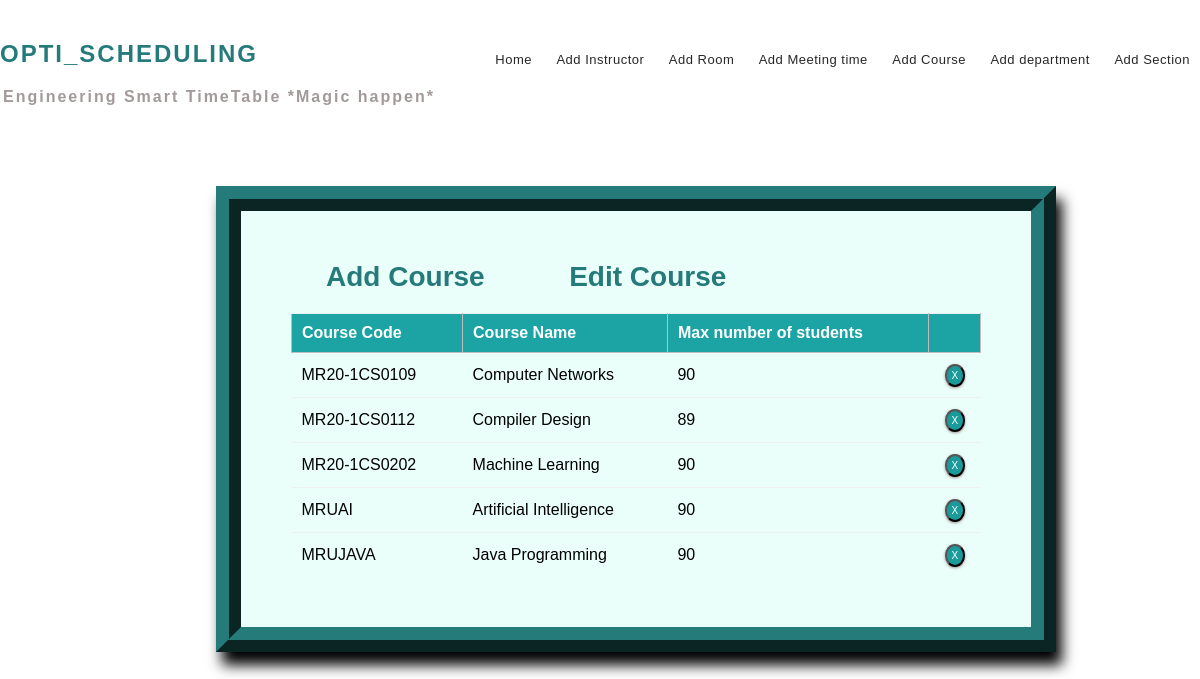
Page /course_list/ on the committed database.
### mm1/models.py (models this page shows, shortened)
class Course(models.Model):
    course_number = models.CharField(max_length=20, primary_key=True)
    course_name = models.CharField(max_length=40)
    max_numb_students = models.CharField(max_length=65)
    instructors = models.ManyToManyField(Instructor)

### mm1/views.py (the view)
# urls.py: path('course_list/', views.course_list_view, name='editcourse'),
def course_list_view(request):
    context = {
        'courses': Course.objects.all()
    }
    return render(request, 'crslist.html', context)

### templates/crslist.html (shortened to what this page needs)
{% extends 'base.html' %}
{% block content %}
{% load static %}
<fieldset class="fieldset">
    <a href="{% url 'addcourse'%}"><h1 class="tablink" onclick="openPage('new')" id="defaultOpen">Add Course</h1></a>
    <h1 class="tablink" onclick="openPage('edit')" id="link_to_edit">Edit Course</h1>
    <div class="tabcontent" id="edit">
        <table class="table1">
            <thead>
            <tr class="table-headers">
            <th>Course Code</th>
            <th>Course Name</th>
            <th>Max number of students</th>
            <th  class="empty"></th>
            </tr>
            </thead>
            <tbody>
            {% for crs in courses %}
            <tr>
             <td>{{crs.course_number}}</td>
             <td>{{crs.course_name}}</td>
             <td>{{crs.max_numb_students}}</td>
             <td class="empty">
                <form action="{% url 'deletecourse' crs.course_number %}" method="post">
                        <input type="submit" value="X" class="cross">
                </form>
             </td>
             </tr>
            {% endfor %}
            </tbody>
        </table>
    </div>
</fieldset>
{% endblock %}

### static/CSS/style.css (style rules this page uses)
* { margin: 0; padding: 0; box-sizing: border-box; font-family: sans-serif; }
html { scroll-behavior: smooth; }
a { text-decoration:none; }
form { margin-top: 3%; margin-left: 18%; margin-right: 12%; }
fieldset h1 { color: #257a7a; padding-bottom: 20px; margin-left: 35px; display: inline-block; cursor: pointer; font-size: 28px; }
fieldset input { padding:8px; color: #938c8c }
.table2 td, th { border: 1px solid rgb(190,190,190); padding: 10px 20px; }
.table1 { width: 100%; border-collapse: collapse; text-align: left; overflow: hidden; }
.table1 td, th { border-top: 1px solid #ECF0F1; padding: 10px; }
.table1 th { background-color: #1ca4a4; color: #fff; }
.cross { border-radius: 50%; font-size:10px; box-shadow: 0px 1px 3px 0px #9e9292; padding: 4px 5px; color: #fff; background-color: #1a9a9a; cursor: pointer; }
#link_to_edit { padding-left: 45px; }
.fieldset { margin-top: 3%; margin-left: 18%; margin-right: 12%; padding: 50px; border-width: 25px; border-style: ridge; border-color: #257a7a; box-shadow: 6px 13px 13px 0px black; background-color: #ebfffa; }

### rows in the picture
Course: course_number "MR20-1CS0109", course_name "Computer Networks", max_numb_students "90"
Course: course_number "MR20-1CS0112", course_name "Compiler Design", max_numb_students "89"
Course: course_number "MR20-1CS0202", course_name "Machine Learning", max_numb_students "90"
Course: course_number "MRUAI", course_name "Artificial Intelligence", max_numb_students "90"
Course: course_number "MRUJAVA", course_name "Java Programming", max_numb_students "90"
